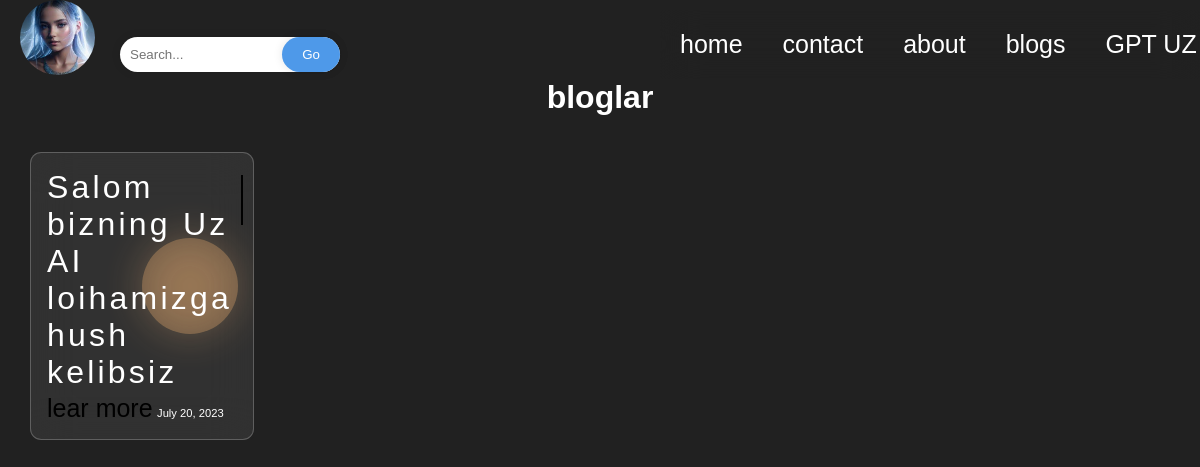
The app's page /blogs/ with its own data.
### app/models.py (models this page shows, shortened)
class Cinema(models.Model):
    title = models.CharField(max_length=200)
    text = models.TextField()
    img = models.ImageField()
    narx = models.CharField(max_length=150)
    date = models.DateField(auto_now_add=True)
    likes = models.ManyToManyField(User, related_name='postlikes')
    slug = models.SlugField()
    author = models.ForeignKey(User, on_delete=models.CASCADE ,related_name='author')

### app/views.py (the view)
# urls.py: path("blogs/",Mydef,name="blogs")
def Mydef(request):
    if 'q' in request.GET:
        q=request.GET['q']
        cinema = Cinema.objects.filter(title__icontains=q) or Cinema.objects.filter(text__icontains=q) or Cinema.objects.filter(date__icontains=q)
    else:
        q=None
        cinema = Cinema.objects.all()
    return render(request, './news/news.html',{"cinema":cinema})

### templates/news/news.html
{% extends 'base.html'%}
{%block content%}
<center>
    <h1>bloglar</h1>
</center>
{% if q %}
<h1>{{q}}</h1>
{%else%}
<div class="all-cards " style="display: grid; grid-template-columns: auto auto auto auto;">
  {% for cinema in cinema %}
  <div class="container" style="width: fit-content; backdrop-filter: blur(22px); margin: 30px; margin-top: 7%;">
    <div class="box">
      <span class="title">{{cinema.title}}</span>
      <div>
        <span><a href="{%url 'detail' cinema.pk %}" class="card-link">lear more</a></span> <span>{{cinema.date}}</span>
      </div>
    </div>
  </div>
  {%endfor%}
  {%endif%}
{%endblock content%}

### app/static/css/base.css (style rules this page uses)
* { padding: 0; margin: 0; font-family: sans-serif; }
a { position: relative; text-decoration: none; font-size: 25px; color: black; }
body { background-color: #212121; }
body { height: 100vh; backdrop-filter: blur(33px); }
.container { position: relative; font-family: sans-serif; }
.container::before, .container::after { content: ""; background-color: #fab5704c; position: absolute; }
.container::before { border-radius: 50%; width: 6rem; height: 6rem; top: 30%; right: 7%; }
.container::after { content: ""; position: absolute; height: 3rem; top: 8%; right: 5%; border: 1px solid; }
.container .box { width: 11.875em; height: 15.875em; padding: 1rem; background-color: rgba(255, 255, 255, 0.074); border: 1px solid rgba(255, 255, 255, 0.222); -webkit-backdrop-filter: blur(20px); backdrop-filter: blur(20px); border-radius: .7rem; transition: all ease .3s; }
.container .box { display: flex; flex-direction: column; justify-content: space-between; }
.container .box .title { font-size: 2rem; font-weight: 500; letter-spacing: .1em }
.container .box div span { font-size: .7rem; font-weight: 300; }
h1,h2,h3,h4,h5,h6,span,small,p,a { color: white; }
html,body { width: 100%; height: 100%; margin: 0px; padding: 0px; overflow-x: hidden; }
body, html { background-color: #212121; }

### records on screen
Cinema: title "Salom bizning Uz AI loihamizga hush kelibsiz", date "July 20, 2023"
